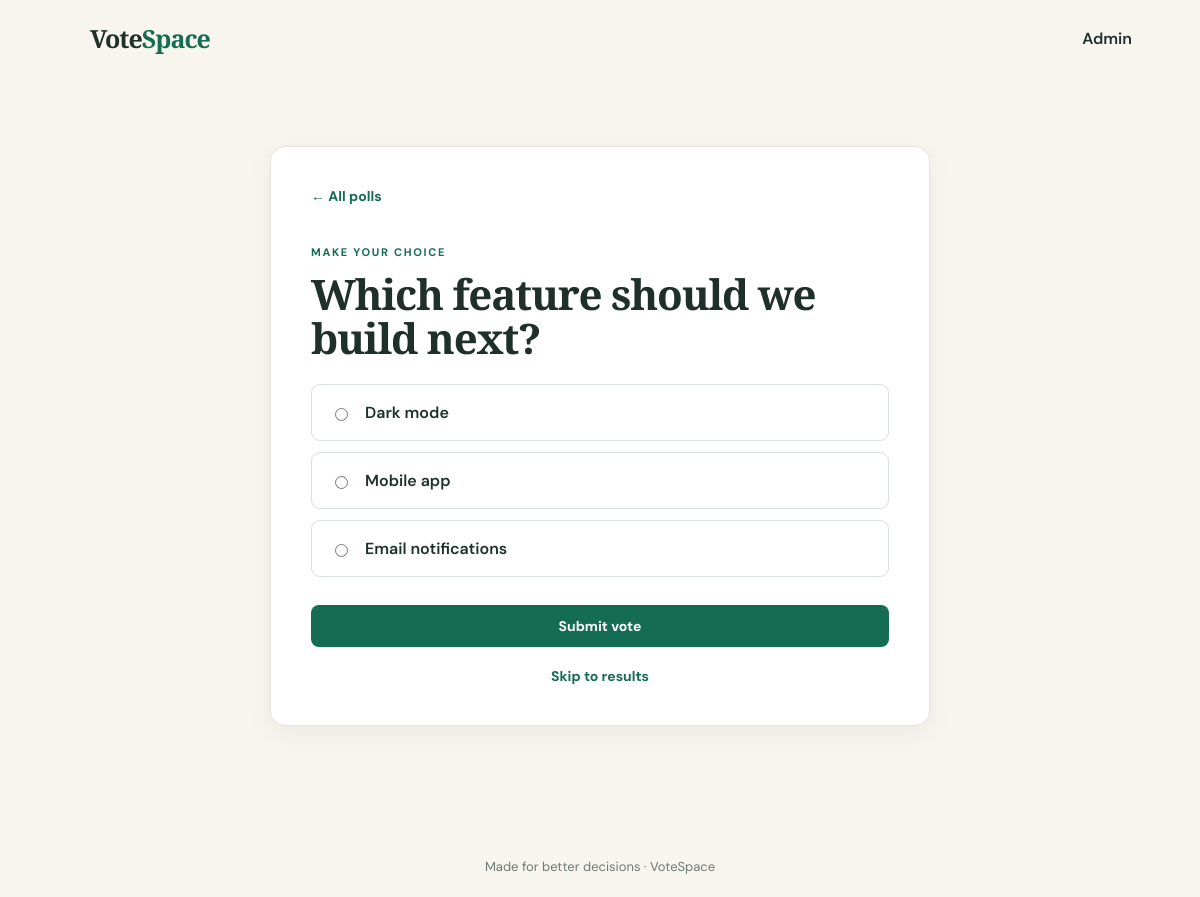
The page /poll/1 on the database its author committed.
### tables this page shows
CREATE TABLE questions (
            id INTEGER PRIMARY KEY AUTOINCREMENT,
            question TEXT NOT NULL,
            is_active INTEGER NOT NULL DEFAULT 1,
            created_at TEXT NOT NULL DEFAULT CURRENT_TIMESTAMP
        );

CREATE TABLE choices (
            id INTEGER PRIMARY KEY AUTOINCREMENT,
            question_id INTEGER NOT NULL,
            choice_text TEXT NOT NULL,
            votes INTEGER NOT NULL DEFAULT 0,
            FOREIGN KEY (question_id) REFERENCES questions(id) ON DELETE CASCADE
        );

### app.py (the view)
@app.route("/poll/<int:question_id>")
def poll(question_id):
    question, choices = question_with_choices(question_id)
    if question is None or not question["is_active"]:
        flash("That poll is not available.", "warning")
        return redirect(url_for("index"))
    return render_template("poll.html", question=question, choices=choices)

### app.py (called while the page is built)
def get_db():
    if "db" not in g:
        g.db = sqlite3.connect(app.config["DATABASE"])
        g.db.row_factory = sqlite3.Row
        g.db.execute("PRAGMA foreign_keys = ON")
    return g.db

def question_with_choices(question_id):
    db = get_db()
    question = db.execute("SELECT * FROM questions WHERE id = ?", (question_id,)).fetchone()
    if question is None:
        return None, []
    choices = db.execute("SELECT * FROM choices WHERE question_id = ? ORDER BY id", (question_id,)).fetchall()
    return question, choices

### templates/poll.html (shortened to what this page needs)
{% extends 'base.html' %}{% block title %}Vote · VoteSpace{% endblock %}{% block content %}
<div class="center-card"><a class="back" href="{{ url_for('index') }}">← All polls</a><p class="eyebrow">MAKE YOUR CHOICE</p><h1>{{ question.question }}</h1><form method="post" action="{{ url_for('vote', question_id=question.id) }}">{% for choice in choices %}<label class="choice"><input type="radio" name="choice_id" value="{{ choice.id }}"><span>{{ choice.choice_text }}</span></label>{% endfor %}<button class="button wide" type="submit">Submit vote</button></form><a class="results-link" href="{{ url_for('results', question_id=question.id) }}">Skip to results</a></div>
{% endblock %}

### static/style.css (style rules this page uses)
:root { --ink:#1f302b;--muted:#6d7b75;--cream:#f8f5ee;--green:#146c52;--light:#e6f1ea;--red:#a9413d }
* { box-sizing:border-box }
body { margin:0;background:var(--cream);color:var(--ink);font-family:'DM Sans',sans-serif }
.eyebrow { color:var(--green);font-size:11px;font-weight:700;letter-spacing:1.7px;margin:0 0 13px }
h1,h2 { font-family:'Playfair Display',serif;letter-spacing:-1.2px;margin:0 }
h1 { font-size:clamp(38px,6vw,64px);line-height:1.04 }
.poll-card,.admin-poll,.center-card,.auth-card,.form-card { background:#fff;border:1px solid #e5e4df;border-radius:15px;box-shadow:0 8px 25px #273c3010 }
.card-actions a:not(.button),.results-link,.back,.admin-actions a { color:var(--green);font-weight:700;text-decoration:none;font-size:14px }
.button { display:inline-block;background:var(--green);border:0;border-radius:8px;color:#fff!important;padding:12px 18px;text-decoration:none;font:700 14px 'DM Sans',sans-serif;cursor:pointer }
.center-card,.form-card { max-width:660px;padding:40px;margin:30px auto }
.center-card h1,.form-card h1 { font-size:clamp(30px,4vw,42px);margin-bottom:25px }
.back { display:block;margin-bottom:40px }
.choice { display:flex;align-items:center;gap:14px;border:1px solid #d9dfda;border-radius:9px;padding:17px 18px;margin:11px 0;cursor:pointer;font-weight:600 }
.choice input { accent-color:var(--green) }
.wide { width:100%;margin-top:17px }
.results-link { display:block;text-align:center;margin-top:20px }

### rows shown on the page
questions: question "Which feature should we build next?"
choices: choice_text "Dark mode"
choices: choice_text "Mobile app"
choices: choice_text "Email notifications"
